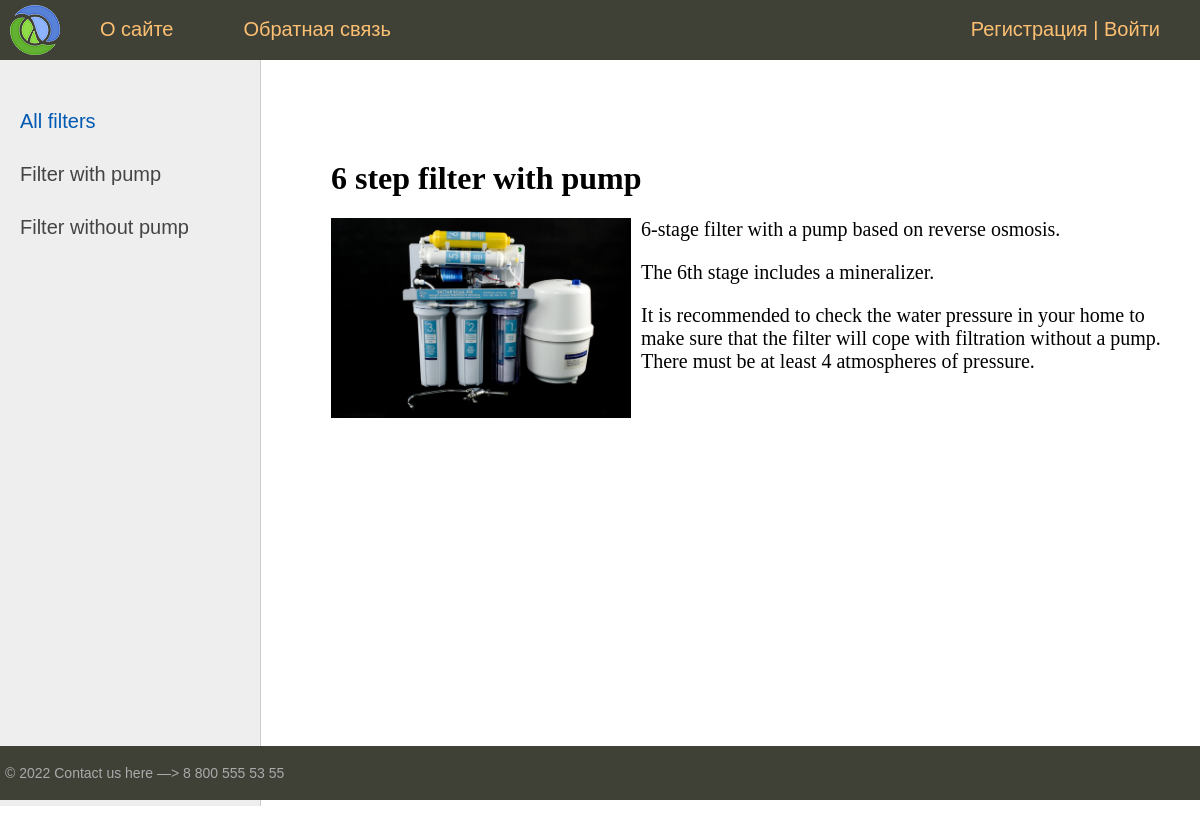
Screenshot of /post/6-step-filter-with-pump/ with the database file from the repository.
### filter/models.py (models this page shows, shortened)
class Category(models.Model):
    name = models.CharField(max_length=100, db_index=True, verbose_name="Type of filter")
    slug = models.SlugField(max_length=255, unique=True, db_index=True, verbose_name="URL")
    def get_absolute_url(self):
        return reverse('category', kwargs={'cat_slug': self.slug})
    class Meta:
        verbose_name_plural = 'Categories'

class Filter(models.Model):
    title = models.CharField(max_length=255, verbose_name="Заголовок")
    slug = models.SlugField(max_length=255, unique=True, db_index=True, verbose_name="URL")
    content = models.TextField(blank=True, verbose_name="Текст инфо о фильтре")
    photo = models.ImageField(upload_to="photos/%Y/%m/%d/", verbose_name="Фото")
    time_create = models.DateTimeField(auto_now_add=True, verbose_name="Время создания")
    time_update = models.DateTimeField(auto_now=True, verbose_name="Время обновления")
    is_published = models.BooleanField(default=True, verbose_name="Опубликовано")
    cat = models.ForeignKey('Category', on_delete=models.PROTECT, null=True, verbose_name="Категории") ##category, ключ форейгн кэй который ссылается на класс Categoryf1
    def __str__(self):
        return self.title
    class Meta:
        ordering = ['id'] #сортировка списка постов

### filter/views.py (the view)
# urls.py: path('post/<slug:post_slug>/', ShowPost.as_view(), name='post'),
class ShowPost(DataMixin, DetailView):
    model = Filter
    template_name = 'filter/post.html'
    slug_url_kwarg = 'post_slug'
    context_object_name = 'post'
    def get_context_data(self, *, object_list=None, **kwargs):
        context = super().get_context_data(**kwargs)
        c_def = self.get_user_context(title=context['post'])  # c_def <- эта строка вызывает код с util.py в котором написан контекст
        return dict(list(context.items()) + list(c_def.items()))

### filter/templatetags/filter_tags.py (called while the page is built)
@register.inclusion_tag('filter/list_categories.html')
def show_categories(sort=None, cat_selected=0 ):
    if not sort:
        cats = Category.objects.all()
    else:
        cats = Category.objects.order_by(sort)
    return {"cats": cats, "cat_selected": cat_selected}

### filter/utils.py (called while the page is built)
    def get_user_context(self, **kwargs):
        context = kwargs
        cats = Category.objects.annotate(Count('filter'))
        user_menu = menu.copy()
        if not self.request.user.is_authenticated:
            user_menu.pop(1)
        context['menu'] = user_menu
        context['cats'] = cats
        if 'cat_selected' not in context:
            context['cat_selected'] = 0
        return context

### filter/templates/filter/post.html
{% extends 'filter/base.html' %}
{% block content %}
<h1> {{post.title}} </h1>
{% if post.photo %}
<p><img class="img-article-left" src="{{post.photo.url}}"></p>
{% endif %}
{{post.content|linebreaks}}
{% endblock %}

### filter/templates/filter/base.html (shortened to what this page needs)
{% load static %}
{% load filter_tags %}
<html>
<head>
	<link type="text/css" href="{% static 'filter/css/styles.css' %}" rel="stylesheet" />
</head>
<body>
<table class="table-page" border=0 cellpadding="0" cellspacing="0">
<tr><td valign=top>
{% block mainmenu %}
		<div class="header">
			<ul id="mainmenu" class="mainmenu">
			<li class="logo"><a href="{% url 'home' %}"><div class="logo"></div></a></li>
{% for m in menu %}
			<li><a href="{% url m.url_name %}">{{m.title}}</a></li>
{% endfor %}
			{% if request.user.is_authenticated %}
				<li class="last"> {{ user.username }} | <a href="{% url 'logout' %}">Log out</a></li>
				{% else %}
			<li class="last"> <a href="{% url 'register' %}">Регистрация</a> | <a href="{% url 'login' %}">Войти</a></li>
				{% endif %}
			</ul>
		</div>
{% endblock mainmenu %}
<table class="table-content" border=0 cellpadding="0" cellspacing="0">
<tr>
	<td valign="top" class="left-chapters">
	<ul id="leftchapters">
{% if cat_selected == 0 %}
		<li class="selected">All filters</li>
{% else %}
		<li><a href="{% url 'home' %}"> All filters</a></li>
{% endif %}
{% for c in cats %}
{% if c.filter__count > 0 %}
		{% if c.pk == cat_selected %}
			<li class="selected"> {{c.name}}</li>
		{% else %}
			<li><a href="{{ c.get_absolute_url }}"> {{c.name}} </a> </li>
		{% endif %}
{% endif %}
	{% endfor %}
	</ul>
</td>
<td valign="top" class="content">
	<div class="content-text">
{% block content %}
{% endblock %}
	</div>
</td></tr></table>
</td></tr>
<tr><td valign=top>
	<div id="footer">
		<p>&copy; 2022 Contact us here —> 8 800 555 53 55</p>
	</div>
</td></tr></table>
</body>
</html>

### filter/static/filter/css/styles.css (style rules this page uses)
html, body { font-family: 'Arial'; margin: 0; padding: 0; height: 100%; width: 100%; color: #444; }
a { color: #0059b2; text-decoration: none; }
img { max-width: 600px; height: auto; }
img.img-article-left { max-width: 300px; height: auto; float: left; padding: 0 10px 10px 0; }
.table-page { width: 100%; height: 100%; vertical-align: top; }
.table-page tr { height: 100%; }
.header { background: #3F4137; height: 60px; }
.logo { background: url('../images/logo.png') no-repeat 10px 5px; width: 70px; height: 60px; }
ul.mainmenu { list-style: none; margin: 0; padding: 0; height: 60px; color: #fdc073; font-size: 20px; overflow: hidden; }
ul.mainmenu li { float: left; margin: 18px 40px 0 30px; }
ul.mainmenu li.logo { margin: 0; }
ul.mainmenu li.last { float: right; }
ul.mainmenu li a { color: #fdc073; text-decoration: none; }
.table-content { width: 100%; min-height: 100%; height: 100%; }
.left-chapters { margin: 0; background: #eee; border-right: 1px solid #ccc; min-height: 100%; }
.left-chapters ul { width: 230px; min-height: 100%; margin: 0; padding: 20px 10px 10px 20px; list-style: none; font-size: 20px; }
.left-chapters ul li { margin: 30px 0 0 0; color: #999; }
.left-chapters ul li.selected { color: #0059b2; }
.left-chapters ul li a { color: #444; text-decoration: none; }
.content { padding: 40px 20px 20px 40px; width: 100%; box-sizing: border-box; }
.content-text { margin: 60px 0 0 30px; color: #000; font-size: 20px; font-family: Yandex Sans Display Light; }
.content-text h1 { font-size: 32px; }
#footer { box-sizing: border-box; background: #3F4137; padding: 5px; color: #aaa; font-size: 14px; font-family: Verdana, Geneva, Arial, Helvetica; text-align: left; overflow: hidden; }

### rows the page displays
Category: name "Filter with pump"
Category: name "Filter without pump"
Filter: title "6 step filter with pump", photo (picture), content "6-stage filter with a pump based on reverse osmosis. The 6th stage includes a mineralizer. It is recommended to check the water pressure in your home to make sure that the filter will cope with filtration without a pump. There must be at least 4 atmospheres of pressure."

### other values shown
{{ m.title }} "О сайте" "Обратная связь"
